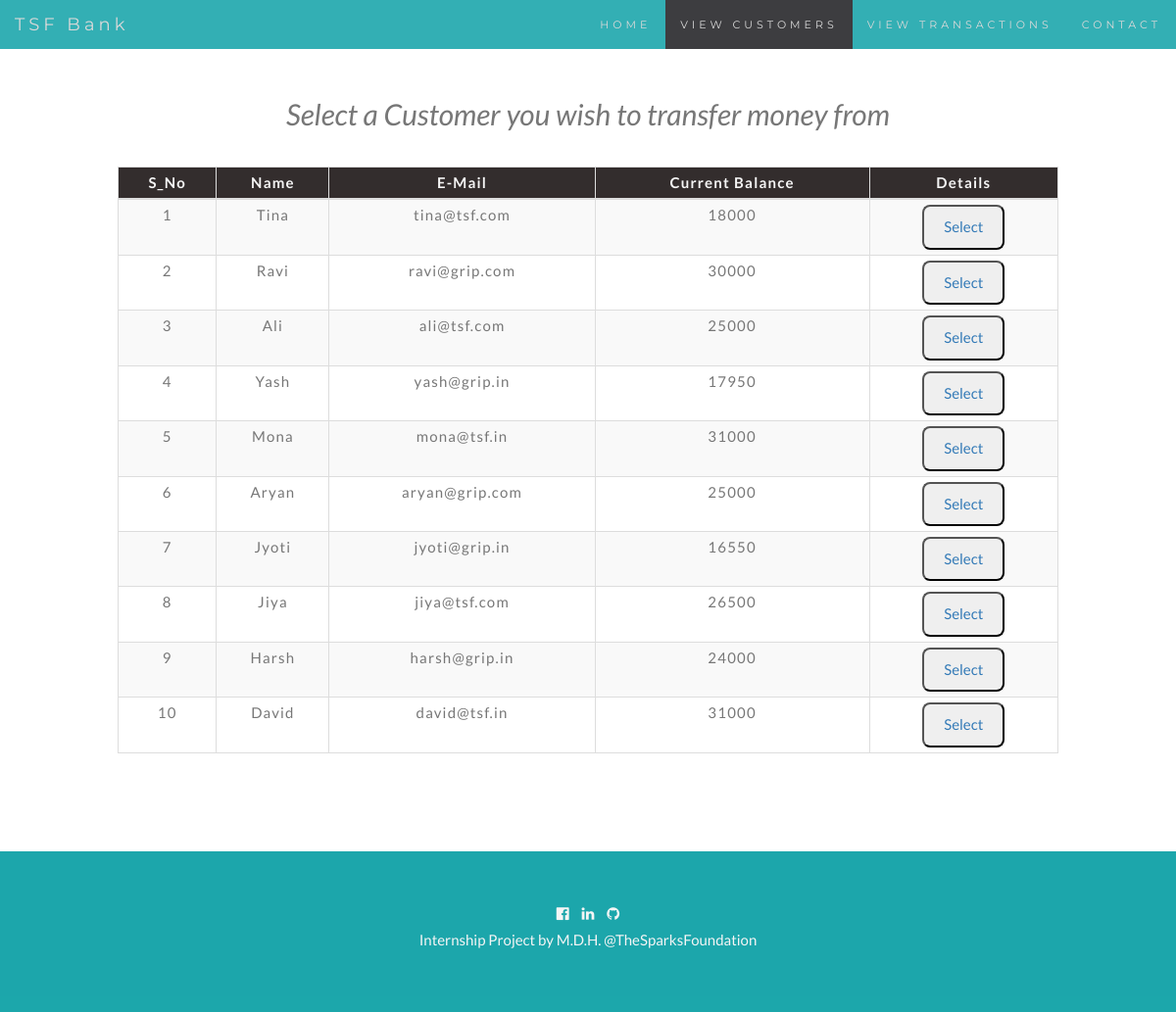
The page /view.php on the database its author committed.
### tables this page shows
CREATE TABLE `customers` (
  `id` int(11) NOT NULL,
  `Name` varchar(11) NOT NULL,
  `email` varchar(30) NOT NULL,
  `Balance` double NOT NULL
);

### view.php (the view, shortened to what this page needs)
<!DOCTYPE html>
<html lang="en">
<head>
    <link rel="stylesheet" href="https://cdnjs.cloudflare.com/ajax/libs/font-awesome/4.6.3/css/font-awesome.min.css">
    <link rel="stylesheet" href="table.css">
</head>
<body>
<?php
    include 'conf.php';
    $sql = "SELECT * FROM customers";
    $result = mysqli_query($conn,$sql);
?>
<?php
  include 'nav.php';
?>
<div class="container">
        <h2 class="text-center pt-4"><i>Select a Customer you wish to transfer money from</i></h2>
        <br>
            <div class="row">
                <div class="col">
                    <div class="table-responsive-sm">
                    <table class="table table-hover table-sm table-striped table-condensed table-bordered">
                        <thead>
                            <tr>
                            <th scope="col" class="text-center py-2">S_No</th>
                            <th scope="col" class="text-center py-2">Name</th>
                            <th scope="col" class="text-center py-2">E-Mail</th>
                            <th scope="col" class="text-center py-2">Current Balance</th>
                            <th scope="col" class="text-center py-2">Details</th>
                            </tr>
                        </thead>
                        <tbody>
                <?php
                    while($rows=mysqli_fetch_assoc($result)){
                ?>
                    <tr>
                        <td class="py-2"><?php echo $rows['id'] ?></td>
                        <td class="py-2"><?php echo $rows['Name']?></td>
                        <td class="py-2"><?php echo $rows['email']?></td>
                        <td class="py-2"><?php echo $rows['Balance']?></td>
                        <td><a href="select.php?id= <?php echo $rows['id'] ;?>"><button type="button">Select</button></a></td>
                    </tr>
                <?php
                    }
                ?>
                        </tbody>
                    </table>
                  </div>
              </div>
          </div>
</div>
<footer id="ludo" class="text-center">
  <a href="#"><i class="fa fa-facebook-official"></i></a>
  <a href="#"><i class="fa fa-linkedin"></i></a>
  <a href="#"><i class="fa fa-github"></i></a>
  <p class="w3-medium">Internship Project by M.D.H. @TheSparksFoundation</p>
</footer>
</body>
</html>

### css/table.css (style rules this page uses)
* { padding: 0; margin: 0; box-sizing: border-box; }
h2 { font-size: 40px; }
table { letter-spacing: 1.2px; }
th { color: whitesmoke; background-color: rgb(51, 45, 45); }
td { text-align: center; }
button { padding: 10px 20px; transition: 1s; border-radius: 8px; }

### view.php (style rules this page uses)
footer { background-color: #009ca1e3; color: #f5f5f5; padding: 50px; }
footer a { color: #f5f5f5; padding-left: 5px; padding-right: 5px; }

### nav.php (style rules this page uses)
body { font: 400 15px/1.8 Lato, sans-serif; color: #777; }
.container { padding: 80px 120px; }

### rows shown on the page
customers: id "1", Name "Tina", email "tina@tsf.com", Balance "18000"
customers: id "2", Name "Ravi", email "ravi@grip.com", Balance "30000"
customers: id "3", Name "Ali", email "ali@tsf.com", Balance "25000"
customers: id "4", Name "Yash", email "yash@grip.in", Balance "17950"
customers: id "5", Name "Mona", email "mona@tsf.in", Balance "31000"
customers: id "6", Name "Aryan", email "aryan@grip.com", Balance "25000"
customers: id "7", Name "Jyoti", email "jyoti@grip.in", Balance "16550"
customers: id "8", Name "Jiya", email "jiya@tsf.com", Balance "26500"
customers: id "9", Name "Harsh", email "harsh@grip.in", Balance "24000"
customers: id "10", Name "David", email "david@tsf.in", Balance "31000"
